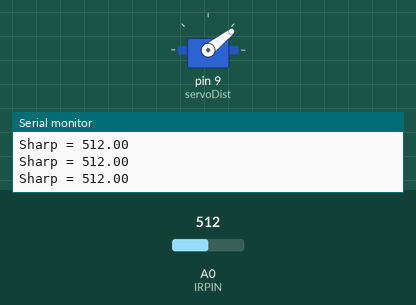
Bench run of a sketch on a simulated Arduino Uno, built with avr-gcc and run on an emulated ATmega328P. Shown: servo, the last lines printed to the serial monitor. Inputs (shaded band) come from the test bench; at power-on: A0 (IRPIN) = 512.

Above: at 1.2 s.
1.3 s: A0 (IRPIN) set to 716
At 1.8 s:
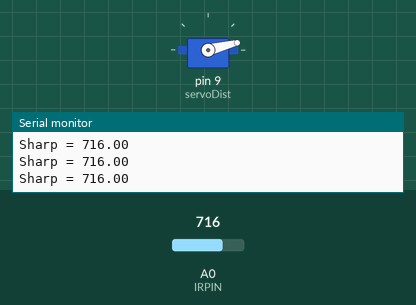
2.8 s: A0 (IRPIN) set to 306
At 3.5 s:
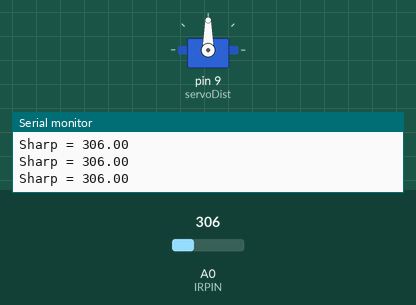
4.3 s: A0 (IRPIN) set to 511
At 5.2 s:
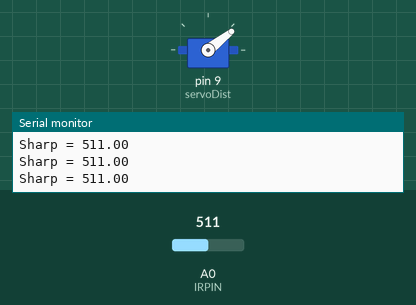
Timing chart, 0 to 7.3 s (numbered marks = the images above; inputs shaded):
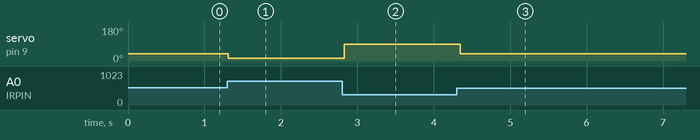

Measured:
- after the input at 1.3 s, servo on pin 9 (servoDist): 38° → 14° at once
- after the input at 2.8 s, servo on pin 9 (servoDist): 14° → 90° at once
- after the input at 4.3 s, servo on pin 9 (servoDist): 90° → 38° at once

The sketch:

IRDistance.ino
```cpp
/*
 * Code Written By: Maxim Radulovic & Christopher Mountain
 * Date: 15/02/2021
 * Description: Simple code using an IR sensor to get an analog value for distance,
 * then mapping said values to a servo output for haptic distance feedback.
 */

#include <Servo.h>

#define IRPIN 0 //the analog pin with the Sharp Infrared sensor
float distanceVal;
int servoVal;
float voltVal;
float distance;
Servo servoDist;

void setup()
{
  Serial.begin(9600); //begin serial instance at 9600 baud
  servoDist.attach(9); // attach servo to digital pin 9
}

void loop()
{
  Serial.print("Sharp = ");
  distanceVal = analogRead(IRPIN); //read sensor value
  Serial.print(distanceVal); //display IR sensor value
  Serial.println();

  voltVal = mapf(distanceVal, 0, 1023, 0, 3); //map float from input to the voltage being inputted

  distance = log((voltVal-0.4905445)/3.521161)/-0.07; //use function from curve fit to determine distance

  servoVal = map(distance, 10, 50, 10, 170); //map the values of the distance to the servo, had to mess with it to get it reliable up to about a meter
  servoDist.write(servoVal); //write value to servo

  delay(100); //pause for 1/10th of a second
}

float mapf(float var, float min1, float max1, float min2, float max2) //map float function for voltage as map does not work for floats
{
    return (var-min1)*(max2-min2)/(max1-min1) + min2; //basically map function using floats instead
}
```
